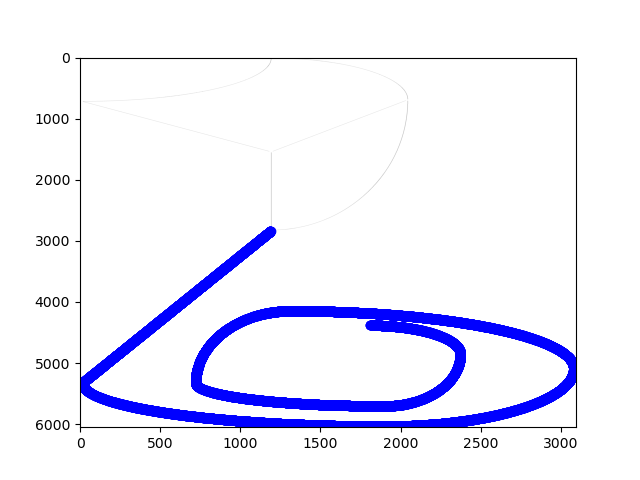
#> input picture outputs/trajectory_planning.gif, 640 x 480 px
$ python main.py --imgpath outputs/trajectory_planning.gif
#> lines starting #> are read from the running program, lines starting #| are printed output that depends on the picture; after the words box and inside, x2 and y2 are one past the last pixel; in counts of white or black regions, pixels touching at a corner belong together
### trajectory_planning.py
############################################################################
    # ROBOTICS 22-23: trajectory_planning.py
    # It contanis
    # - reading the image,
    # - analyzing the key points,
    # - find the paths
    # - organize the paths based on the key points
############################################################################

import matplotlib.pyplot as plt
import numpy as np
import cv2
from scipy.spatial.distance import cdist
import imageio
import os
import math

""" Returns the unit norm of a vector """
def unit_vector(vector):
    return vector / np.linalg.norm(vector)

""" Measure the angle between 2 vectors from the arguments"""
# [7 lines left out: function angle, not called in this run]

""" Count the number of non-zero pixels around the pixel under study with a window of 1-pixel width """
def count_around(image,x,y,win):
    count = 0
    w = len(image[0]) # number of pixels in x
    l = len(image) # number of pixels in y

    for i in range(-win,win+1):
        if i == -win or i == win:
            for j in range(-win,win+1):
                count += image[y+i][x+j]
        else:
            count += image[y+i][x-win]
            count += image[y+i][x+win]

    count /= 255 # normalize

    return count

""" 1 Verification
    Check to see if there is only one pixel in each window
    If there is, that is taken as an indication of the end """
""" 2 Verification
    If 3 or more pixels are found in additional windows,
    the point is not considered to be the end point """
def check_end(image,x,y):
    end_pnt=0

    if count_around(image,x,y,1)==1 or \
        count_around(image,x,y,2)==1:
            if count_around(image,x,y,1)>=3 or \
            count_around(image,x,y,2)>=3 or\
            count_around(image,x,y,3)>=3 or\
            count_around(image,x,y,4)>=3 or\
            count_around(image,x,y,5)>=3 or\
            count_around(image,x,y,6)>=3 or\
            count_around(image,x,y,7)>=3 or\
            count_around(image,x,y,8)>=3 or\
            count_around(image,x,y,8)>=3 or\
            count_around(image,x,y,10)>=3:
                return end_pnt
            end_pnt = 1

    return end_pnt

""" Verify whether each window contains more than 2 pixels/ branches
    If there is, make sure that folllowing windows have the same number of pixels / branches """

def check_biforc(image,x,y):
    biforc=0

    branches = count_around(image,x,y,1)
    if branches > 2:
        if  count_around(image,x,y,2)>=branches and \
            count_around(image,x,y,3)>=branches and \
            count_around(image,x,y,4)>=branches and \
            count_around(image,x,y,5)>=branches and \
            count_around(image,x,y,6)>=branches and \
            count_around(image,x,y,7)>=branches and \
            count_around(image,x,y,8)>=branches and \
            count_around(image,x,y,9)>=branches and \
            count_around(image,x,y,10)>=branches:
                biforc=1

    return biforc

""" returns the index of the closest item of 'value' found in 'array' """
def nearest_index(array, value):
    value_ = value.reshape(-1,2)
    array_ = array.reshape(-1,2)
    idx = cdist(array_,value_).argmin()
    return idx

""" Plot the trajectory as a GIF """
# [20 lines left out: function trajectory_gif, not called in this run]


""" class for the logic of the trajectory planning """
class reference(object):
    """ read the image in grey scale """
    def __init__(self, file_name = 'images/test_draw_2.png'):
#> called with file_name = 'outputs/trajectory_planning.gif'
        self.image = cv2.imread(file_name, cv2.IMREAD_GRAYSCALE)
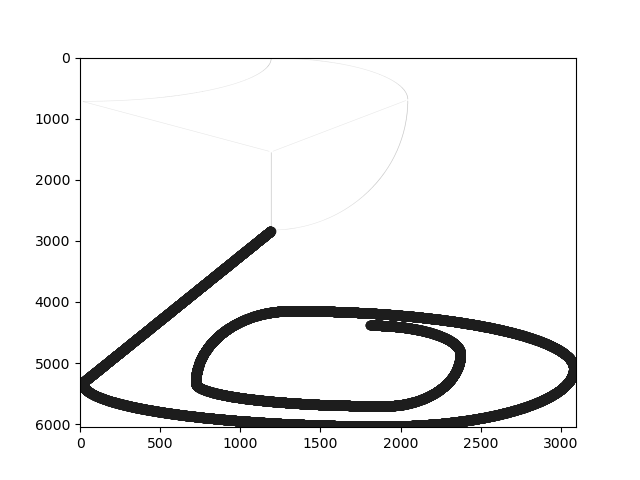
#> self.image: shape (480, 640); min 0, max 255, mean 239.7
        self.original_image = self.image
        self.image_processing()

    """ pre-processing of the image """
    def image_processing(self):
        self.image = cv2.copyMakeBorder(self.image, 10, 10, 10, 10, cv2.BORDER_CONSTANT, value = 255) # To guarantee that the windows don't go out of the image's limits
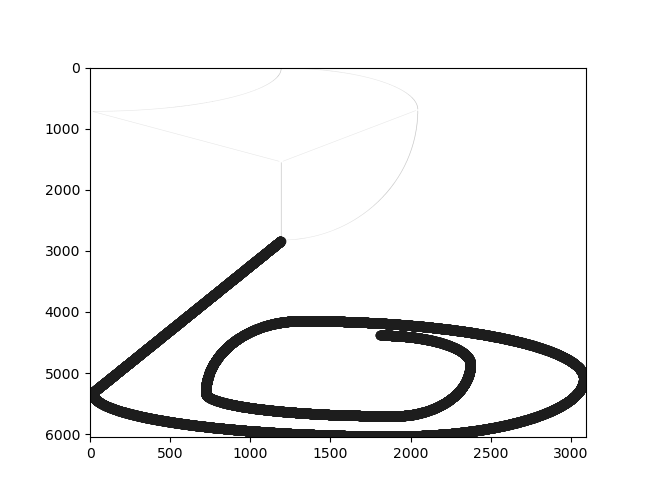
#> self.image: shape (500, 660); min 0, max 255, mean 240.8
        _, self.image = cv2.threshold(self.image, 128, 255, cv2.THRESH_OTSU + cv2.THRESH_BINARY_INV)
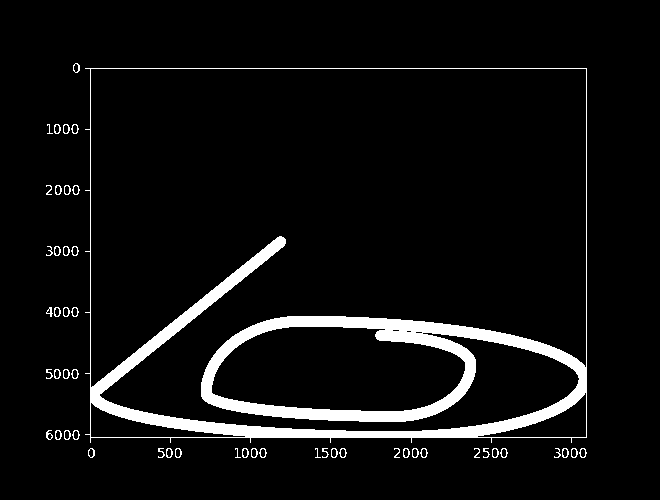
#> self.image: shape (500, 660); 6.1% white; 50 white regions (3 under 20 px), largest, box (x1, y1, x2, y2) and area: (85, 68, 587, 443) 18700, (54, 124, 61, 134) 34, (55, 185, 62, 195) 34
        self.image = cv2.ximgproc.thinning(self.image) # Takes the binary image and contracts the foreground until only single-pixel wide lines remain
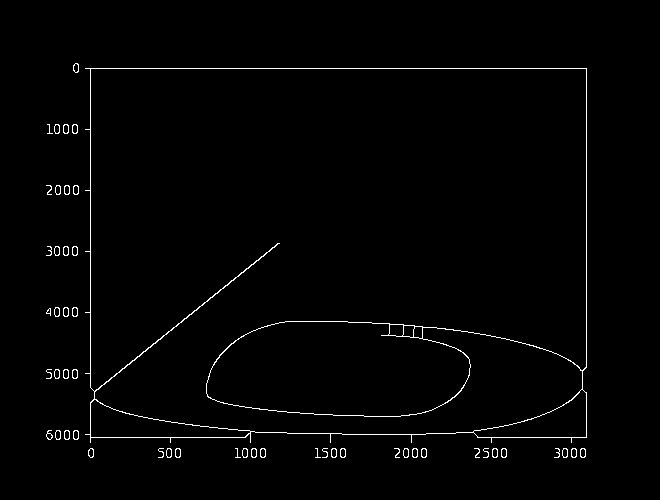
#> self.image: shape (500, 660); 1.4% white in thin lines or dots, all inside (x1, y1, x2, y2) = (46, 63, 587, 458)

    """ construct the trajectory planning """
    def features2track(self, trajectory_plot = False):
        """ locate non zero pixels on the image """
#> called with trajectory_plot = False
        points = cv2.findNonZero(self.image)
#> points = contour of 4587 points, box (x1, y1, x2, y2) (46, 63, 587, 458), area 652
        end_pnts=[]

        """ find endpoints """
        for i in points:
            x,y = i.ravel()
            if check_end(self.image,x,y):
                if (cdist(np.array(end_pnts).reshape(-1,2), i.reshape(-1,2)) < 5).any() : continue
                end_pnts.append(i)
#> this loop made 4587 passes
#> (x, y) on passes 1 to 3: (75, 63), (76, 63), (77, 63)
#> after the loop, end_pnts = [[[279, 243]]]

        biforc_pnts = []
#> biforc_pnts = []
        tresh = 10 # window to delete around bifurcation points

        """ find biforcation points """
        for i in points:
            x,y = i.ravel()
            if check_biforc(self.image,x,y):
                if (cdist(np.array(biforc_pnts).reshape(-1,2), i.reshape(-1,2)) < 5).any() : continue
                biforc_pnts.append(i)
                for ii in range(-tresh,tresh+1): #erase point and its neighbors in a certain treshold
                    for jj in range(-tresh,tresh+1):
                        self.image[y+jj][x+ii] = 0
#> this loop made 4587 passes
#> i on passes 2 to 4: [[76, 63]], [[77, 63]], [[74, 64]]
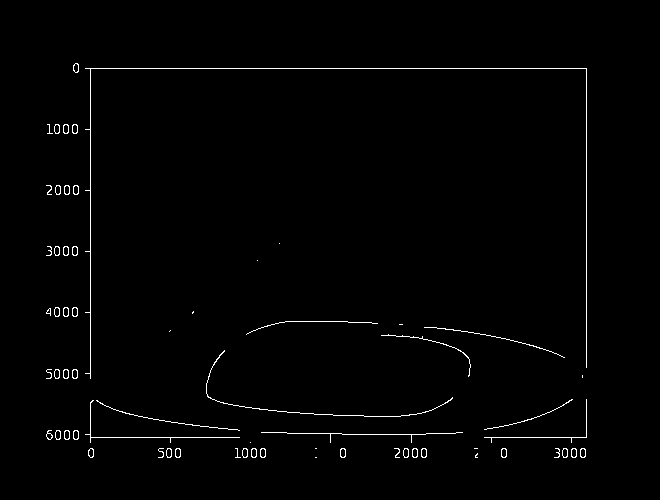
#> self.image: shape (500, 660); 1.2% white in thin lines or dots, all inside (x1, y1, x2, y2) = (46, 63, 587, 458)

        good_features =  end_pnts + biforc_pnts # these must be included in final sampling
        i = 0
        path_unsorted = []

        """ find the contours """
        contours, _ = cv2.findContours(self.image, cv2.RETR_TREE,cv2.CHAIN_APPROX_NONE)

        """ trajectory's order """
        for contour in contours:
            path_cont = [i[:] for i in contour]
            good_features_c = [] # good features in each contour
            # add the key points into a vector
            for point in good_features:
                if (cdist(np.array(path_cont).reshape(-1,2), point.reshape(-1,2)) < 20).any() :
                    good_features_c.append(point)

            # if no biforcation point or end point is found in contour
            if len(good_features_c)==0:
                cleaned_up_path = path_cont[0: round(len(path_cont)/2)]
                pass
            elif len(good_features_c) == 1:
                # look for the nearst point that is a beggining or the end of a contour
                a = nearest_index(np.array(path_cont), good_features_c[0])
                # clean the path to know that the point was visited
                cleaned_up_path = path_cont[a : a + round(len(path_cont)/2)]
            else:
                a = nearest_index(np.array(path_cont), good_features_c[0])
                b = nearest_index(np.array(path_cont), good_features_c[1])
                # maintain order or invert it
                if a > b:
                    cleaned_up_path = path_cont[b : a]
                    cleaned_up_path.reverse()
                else:
                    cleaned_up_path = path_cont[a : b]
                    cleaned_up_path.reverse()
            path_unsorted.append(cleaned_up_path)
#> this loop made 99 passes
#> contour on passes 1, 22, 37, 51: [[315, 457], [316, 457]], [[315, 448], [316, 448]], [[250, 442]], [[582, 375], [582, 376], [582, 377], [582, 376]]

        path_sorted = [ path_unsorted.pop(0) ] # initialize sorted path with first contour
        pcurr  = path_sorted[-1][-1]

        # odering found segments
        while len(path_unsorted)>0: # remove segment from list once ordered
            sorted = False
            for ii in range(len(path_unsorted)):
                index = ii
                # detects continuity in path
                if np.linalg.norm(np.array(path_unsorted[ii][0]) - np.array(pcurr), axis=1) < 20:
                    path_sorted.append(path_unsorted.pop(index))
                    sorted = True
                    break

            if sorted: index = index - 1
            # detects backtracking
            if np.linalg.norm(np.array(path_unsorted[index][0]) - np.array(pcurr), axis=1) > 200:
                add_on = path_unsorted.pop(index).copy()
                add_on.reverse()
                path_sorted.append(add_on)
                sorted = True

            if not sorted:
                path_sorted.append(path_unsorted.pop(index))
            pcurr = path_sorted[-1][-1]
#> this loop made 2 passes

        path_x = []
        path_y = []
        path_roll = []

        for line in path_sorted: # sampling of 150
            x,y  = np.array(line).T
            x = x.T.flatten()
            last_x = x[-1]
            x = x[:-1:150]
            y = y.T.flatten()
            last_y = y[-1]
            y =y[:-1:150]
            x = np.append(x, last_x)
            y = np.append(y, last_y)

            x, y = self.sampling(x,y)
            path_x = np.concatenate((path_x, x))
            path_y = np.concatenate((path_y, y))

        for ii in range(len(path_x)-1):
            angle = math.atan2(path_y[ii+1]- path_y[ii], path_x[ii+1] - path_x[ii]) # arctang2 is used to calculate roll's angle
            angle = angle * 1800 / math.pi # angle in rad -> degrees & multiply by 10 because in as the angles are defined in scorbot
            angle = np.round(angle)
            angle = angle.astype(np.int32)

            path_roll.append(angle)

        path_roll.append(0)

        if trajectory_plot:
            trajectory_gif(self.image, path_x, path_y)
        path_x, path_y = self.normalize(path_x,path_y)
        return path_x, path_y, path_roll

    """ increases the size of the image by a A5 paper multiplied by 1.2 """
    """ A5 dimensions y 1480 x 2100 tenths of mm """
    # [49 lines left out: function normalize, not called in this run]

    """ reduze the number of points to be drawn """
    """ considering
        - if is a straight line - only the start/end point need to be represented
        - if is a curve line, consider each point based on a treshold angle between 2 points of the curve """
    # [17 lines left out: function sampling, not called in this run]

### main.py
############################################################################
    # ROBOTICS 22-23: main.py
    # Lab1 main programm calling the image processing and actions related to robot
############################################################################
import serial
import time
import datetime
import numpy as np
import argparse
from trajectory_planning import reference
from actions import action


def main():

    """ arguments on command line """
    parser = argparse.ArgumentParser(description = 'Read in a a file drawing.')
    parser.add_argument('-i', '--imgpath', help = 'image path')
    # parser.add_argument('-m', '--manual', help = 'calibration') #can be manual or automatic
    args = vars(parser.parse_args())


    print("Starting")
    serString = "" # Used to hold data coming over UART
    coord = np.array(["X","Y"], dtype = str)

    """" create the path by trajectory planning """
    ref = reference(args['imgpath'])
    path_x,path_y, path_roll = ref.features2track()
    path = np.array([path_x,path_y])
    path = np.transpose(path)

    n_points,_= path.shape

    """ defined the z-positions of rest and lift, and roll based on laboratory measurements """
    z_rest = 1154
    z_lift = 1400
    roll_curr = -201
    point_robot = 1 # robot's coordinates starte at index 1

    """ arguments for defining the connection with the robot """
    robot = 1 # robot -> if 0 does only image processing
    manual = 1 # manual mode -> move teach pendant to initial position
    roll = 0   # roll's coordinates -> 0 not used, 1 used


    act = action()

    """ pick an initialization between manual calibration (with pen lifted from the paper) and automatic preset position """
    if manual == 1:
        origin = act.manual_calibrate()
    else:
        origin = act.initialize() # goes to safe position

    act.init_points(origin,path)
    act.create_path(path,roll)

    """" specific movement functions for roll activated """
    if roll:
        act.add_waypoint_roll(path,coord,0,point_robot,roll_curr,z_rest) # 1st point of the robot -> setting the current roll
        point_robot = point_robot + 1
        path_roll[0] = path_roll[0] + roll_curr
        act.add_waypoint_roll(path,coord,0,point_robot, path_roll[0], z_rest) # 2nd point of the robot -> move to the next point with the current roll
        for i in range(1,n_points):
            point_robot = point_robot + 1
            act.add_waypoint_roll(path,coord,i, point_robot, path_roll[i-1],z_rest) # set the new roll's coordinate
            path_roll[i] = path_roll[i] + path_roll[i-1]
            point_robot = point_robot + 1
            act.add_waypoint_roll(path,coord,i,point_robot,path_roll[i],z_rest) # moving with the previous roll's coordindate defined

        point_robot = point_robot + 1
        act.add_lift_pen_roll(path,coord,n_points,point_robot,z_lift)
        act.move_path_roll(n_points)

        """" specific movement functions for normal functioning without roll """
    else:
        for i in range(n_points):
            act.add_waypoint(path,coord,i,z_rest)

        act.add_lift_pen(path,coord,n_points,z_lift)
        act.move_path(n_points)

        act.disconnect()

if __name__ == '__main__':
#> (the run stopped early here; a loop or call above may not have finished)
